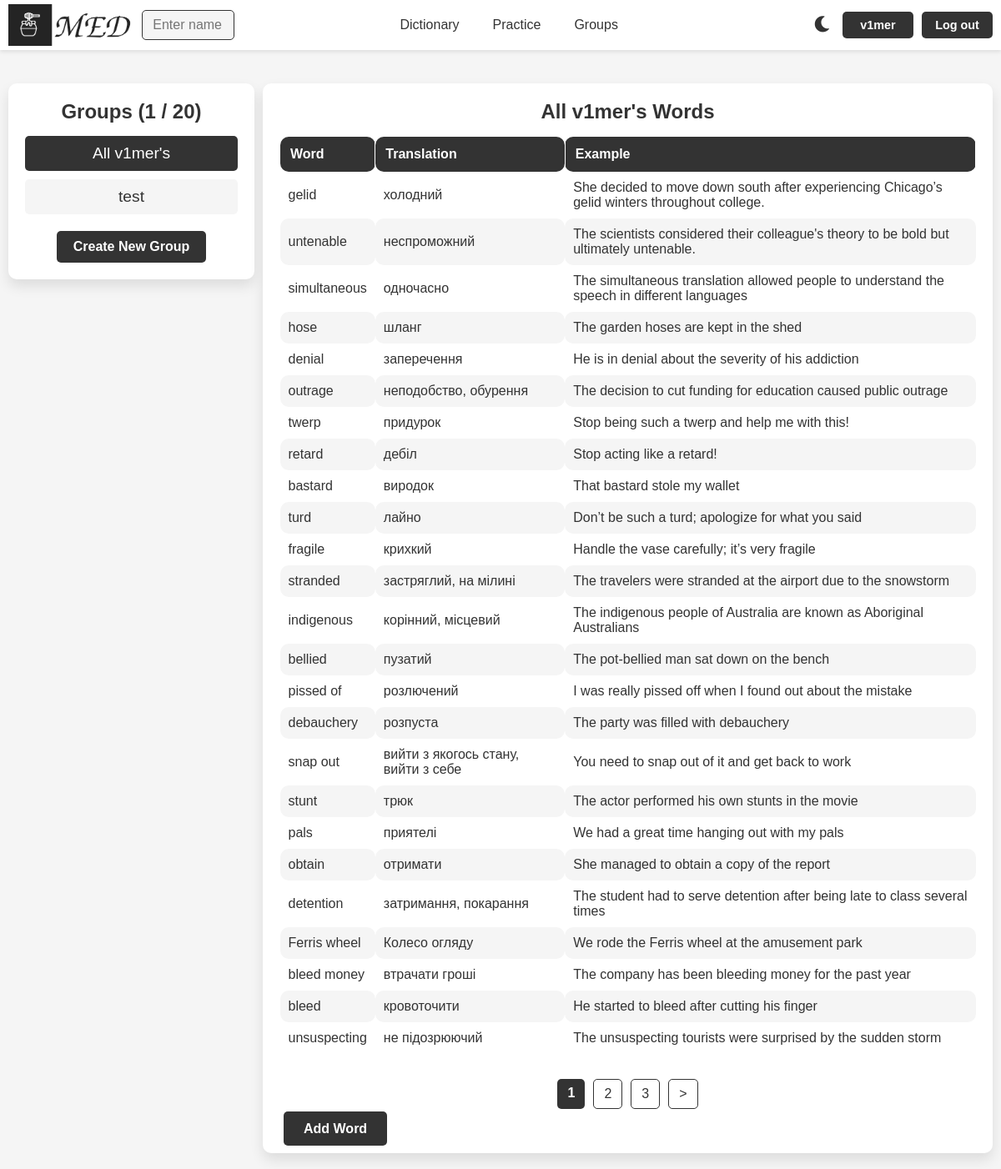
The page /groups/11/ (signed in) on the database as committed earlier.
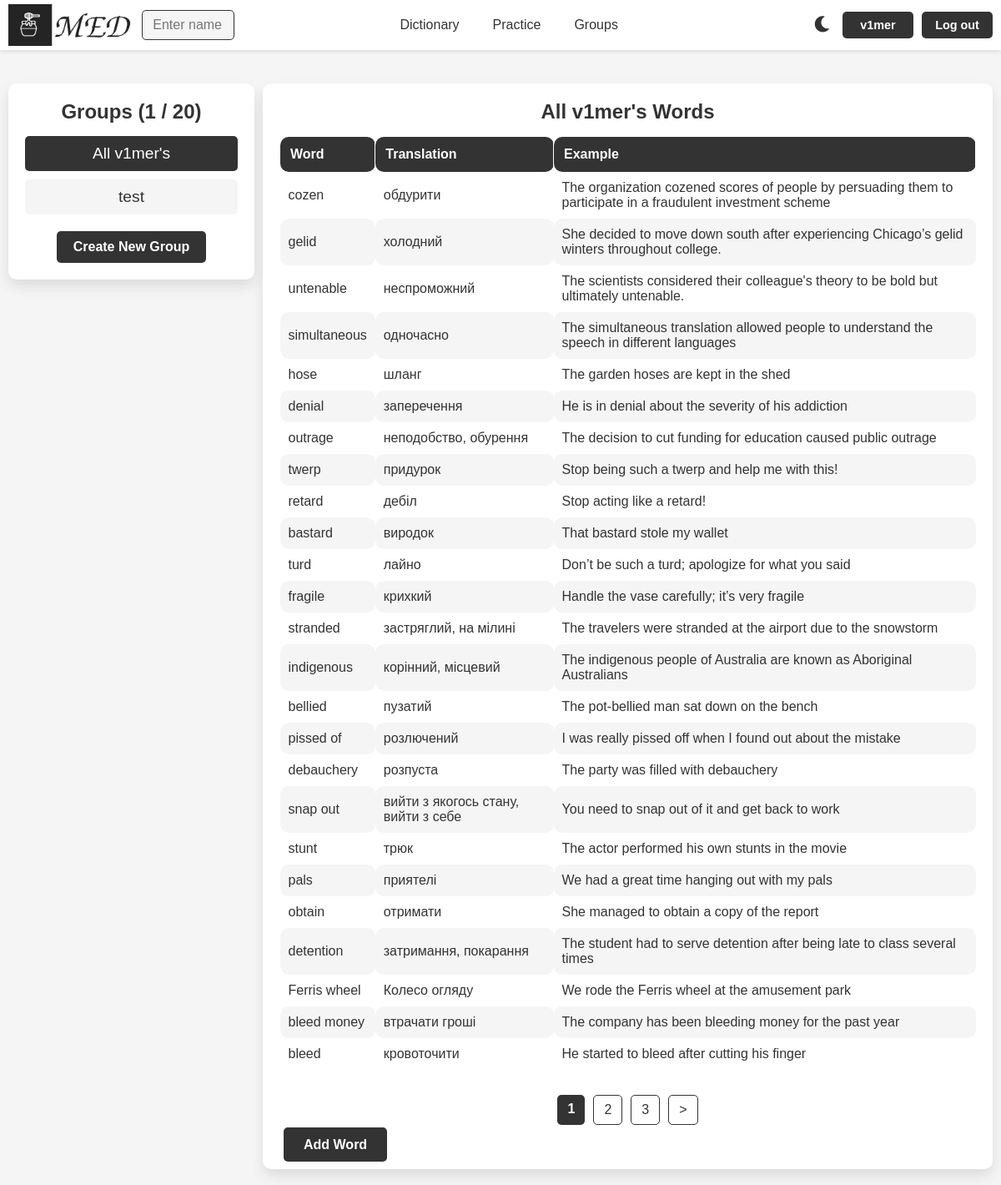
The same page on the database as committed later.
### med/models.py (models this page shows, shortened)
class WordGroup(models.Model):
    name = models.CharField(max_length=100)
    words = models.ManyToManyField(Word, blank=True)
    user = models.ForeignKey(User, on_delete=models.CASCADE)
    is_main = models.BooleanField(verbose_name='main', default=False)
    uses_users = models.ManyToManyField(User, blank=True, related_name='uses_of_group')
    class Meta:
        ordering = ['name']
        indexes = [
            models.Index(fields=['name'])
        ]

class Word(models.Model):
    TYPE_CHOICES = [
        ('noun', 'Noun'),
        ('verb', 'Verb'),
        ('adjective', 'Adjective'),
        ('adverb', 'Adverb'),
        ('pronoun', 'Pronoun'),
        ('phrasal verb', 'Phrasal verb'),
        ('other', 'Other')
    ]
    word = models.CharField(max_length=100)
    translation = models.CharField(max_length=100)
    example = models.TextField(blank=True)
    time_create = models.DateTimeField(auto_now_add=True)
    time_update = models.DateTimeField(auto_now=True)
    user = models.ForeignKey(User, on_delete=models.CASCADE)
    is_favourite = models.BooleanField(default=False)
    word_type = models.CharField(max_length=20, choices=TYPE_CHOICES, default='other')
    class Meta:
        ordering = ['-time_create', 'word']
        indexes = [
            models.Index(fields=['-time_create'])
        ]

### med/views.py (the view, shortened to what this page needs)
# urls.py: path('groups/<int:group_id>/', views.GroupWordsView.as_view(), name='group_words'),
class GroupWordsView(BaseGroupView):
    model = Word
    context_object_name = 'words'
    paginate_by = 25
    def dispatch(self, request, *args, **kwargs):
        group_id = self.kwargs.get('group_id')
        group = get_object_or_404(WordGroup, id=group_id)
        if request.user != group.user and request.user not in group.uses_users.all():
            return HttpResponseRedirect(reverse('groups'))
        return super().dispatch(request, *args, **kwargs)
    def get_context_data(self, **kwargs):
        context = self.get_common_context(**kwargs)
        group_id = self.kwargs.get('group_id')
        group = get_object_or_404(WordGroup, id=group_id)
        is_my_group = group.user == self.request.user
        context.update({
            'is_my_group': is_my_group,
            'is_uses': not is_my_group and group.uses_users.filter(id=self.request.user.id).exists(),
            'title': "Groups",
            'title1': f"{group.name} Words ({group.user.username})" if not is_my_group else f"{group.name} Words",
            'is_main': group.is_main,
            'group_id': group_id,
            'is_group': True,
            'words_f_g': True,
        })
        return context
    def get_queryset(self):
        group_id = self.kwargs.get('group_id')
        group = get_object_or_404(WordGroup, id=group_id)
        return group.words.all()

### med/views.py (called while the page is built)
    def get_common_context(self, **kwargs):
        context = super().get_context_data(**kwargs)
        context['groups'] = WordGroup.objects.filter(user=self.request.user).order_by('-is_main', 'name')
        context['used_groups'] = WordGroup.objects.filter(uses_users=self.request.user)
        context['len_groups'] = max(context['groups'].count() + context['used_groups'].count() - 1, 0)
        context['max_group_count'] = MAX_GROUP_COUNT if self.request.user.username != 'grouper' else 100
        return context

### med/templates/med/groups.html (shortened to what this page needs)
{% extends "base.html" %}
{% load static %}
{% block content %}
<div class="group-container">
    <div class="group-list">
        <h2>{{ title }} ({{ len_groups }} / {{ max_group_count }}) </h2>
        <div class="group-blocks">
            {% for group in groups %}
            {% if group.id == group_id %}
                <div class="group-block group-block-selected">
                    <p>{{ group.name }}</p>
                </div>
            {% else %}
                <a href="{% url 'group_words' group.id %}">
                    <div class="group-block">
                        <p>{{ group.name }}</p>
                    </div>
                </a>
            {% endif %}
            {% endfor %}
        </div>
        {% if len_groups < max_group_count %}
            <a href="{% url 'create_group' %}" class="buttons">Create New Group</a>
        {% endif %}
    </div>
    <div class="word-list-container">
        <h2>{{ title1 }}</h2>
        {% if is_group %}
        {% if words %}
            <table class="word_table group-table">
                <thead>
                    <tr>
                        <th>Word</th>
                        <th>Translation</th>
                        <th>Example</th>
                    </tr>
                </thead>
                <tbody>
                    {% for word in words %}
                        <tr>
                            <td>{{ word.word }}</td>
                            <td>{{ word.translation }}</td>
                            <td>{{ word.example }}</td>
                        </tr>
                    {% endfor %}
                </tbody>
            </table>
        {% else %}
            <p>No words in this group.</p>
        {% endif %}
        {% endif %}
        {% if is_group %}
        {% if paginator.num_pages > 1 %}
        <nav class="list-pages">
            <ul>
                {% for p in paginator.page_range %}
                    {% if page_obj.number == p %}
                    <li class="page-num page-num-selected">{{ p }}</li>
                    {% elif p >= page_obj.number|add:-2 and p <= page_obj.number|add:2 %}
                    <li class="page-num"><a href="?page={{ p }}">{{ p }}</a></li>
                    {% endif %}
                {% endfor %}
                {% if page_obj.has_next %}
                <li class="page-num">
                    <a href="?page={{ page_obj.next_page_number }}">&gt;</a>
                </li>
                {% endif %}
            </ul>
        </nav>
        {% endif %}
        {% if not is_uses %}
        <div class="buttons groups-buttons" style="margin-top: 15px;">
            <div class="add_word">
                {% if is_main %}
                <a href="{% url 'addword' %}" class="add-word-button">Add Word</a>
                {% else %}
                <a href="{% url 'words' request.user.username %}" class="add-word-button">Add Word</a>
                <a href="#" class="add-word-button" onclick="deleteSelectedWords(); return false;">Delete Selected</a>
                {% if words %}
                    <a href="{% url 'send_group_request' group_id  %}" class="add-word-button">Share</a>
                {% endif %}
                {% endif %}
            </div>
        </div>
        {% endif %}
        </div>
        {% endif %}
    </div>
</div>
{% endblock %}

Rows that differ between the two databases and show on the page:
no longer on this page (row unchanged): Word: word "unsuspecting", translation "не підозрюючий", example "The unsuspecting tourists were surprised by the sudden storm"
added Word: word "cozen", translation "обдурити", example "The organization cozened scores of people by persuading them to participate in a fraudulent investment scheme"
